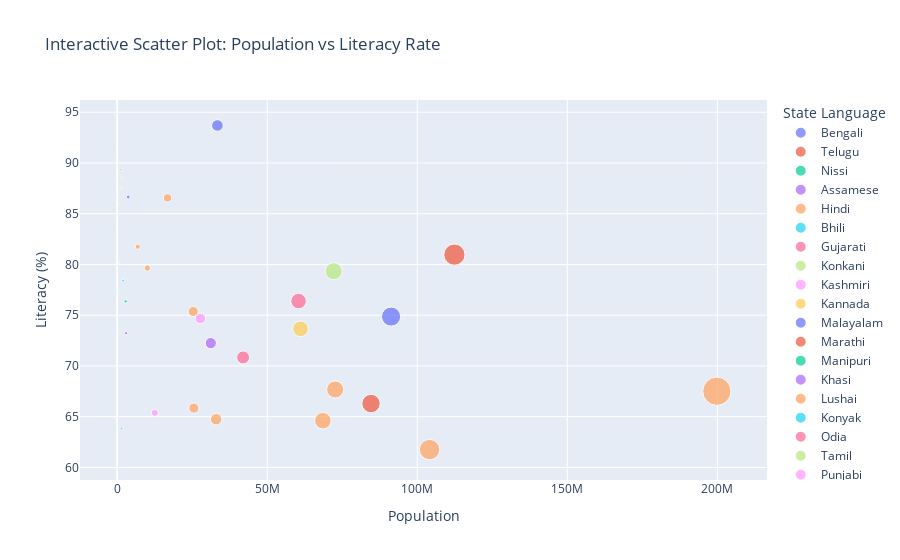

The notebook cell this image was saved under:
### Markdown cell above
#### **Scatterplot**
- This scatterplot explores the association between a State's population size and its' literacy rate.
- There is no linear relation that can be observed between the population size and literacy rate, indicative of a wide variability.
- Bihar and Uttar Pradesh, both Hindi-speaking states, cluster at the lower end of literacy rates despite large populations.
- Kerala, a Malayalam-speaking state, stands out with a high literacy rate despite having a relatively smaller population.
- Variability among Hindi-speaking states further suggests that other factors like infrastructure, governance at a state level etc. play a significant role.

### Code cell
import plotly.express as px

fig = px.scatter(
    literacy_and_language_df,
    x="State Population",
    y="Literacy",
    size="State Population",
    color="State Language",
    hover_name="State",
    title="Interactive Scatter Plot: Population vs Literacy Rate",
    labels={"State Population": "Population", "Literacy": "Literacy (%)"}
)

fig.show()

### Figure 1 — Plotly figure (JSON) as saved in the notebook; plotly's stock layout.template omitted (floating-point values rounded to 4 significant figures)
{"data": [{"hovertemplate": "<b>%{hovertext}</b><br><br>State Language=Bengali<br>Population=%{marker.size}<br>Literacy (%)=%{y}<extra></extra>", "hovertext": ["andaman and nicobar islands", "tripura", "west bengal"], "legendgroup": "Bengali", "marker": {"color": "#636efa", "size": [380581, 3673917, 91276115], "sizemode": "area", "sizeref": 499500.0, "symbol": "circle"}, "mode": "markers", "name": "Bengali", "orientation": "v", "showlegend": true, "type": "scatter", "x": [380581, 3673917, 91276115], "xaxis": "x", "y": [83.7, 86.64, 74.86], "yaxis": "y"}, {"hovertemplate": "<b>%{hovertext}</b><br><br>State Language=Telugu<br>Population=%{marker.size}<br>Literacy (%)=%{y}<extra></extra>", "hovertext": ["andhra pradesh"], "legendgroup": "Telugu", "marker": {"color": "#EF553B", "size": [84580777], "sizemode": "area", "sizeref": 499500.0, "symbol": "circle"}, "mode": "markers", "name": "Telugu", "orientation": "v", "showlegend": true, "type": "scatter", "x": [84580777], "xaxis": "x", "y": [66.29], "yaxis": "y"}, {"hovertemplate": "<b>%{hovertext}</b><br><br>State Language=Nissi<br>Population=%{marker.size}<br>Literacy (%)=%{y}<extra></extra>", "hovertext": ["arunachal pradesh"], "legendgroup": "Nissi", "marker": {"color": "#00cc96", "size": [1383727], "sizemode": "area", "sizeref": 499500.0, "symbol": "circle"}, "mode": "markers", "name": "Nissi", "orientation": "v", "showlegend": true, "type": "scatter", "x": [1383727], "xaxis": "x", "y": [63.86], "yaxis": "y"}, {"hovertemplate": "<b>%{hovertext}</b><br><br>State Language=Assamese<br>Population=%{marker.size}<br>Literacy (%)=%{y}<extra></extra>", "hovertext": ["assam"], "legendgroup": "Assamese", "marker": {"color": "#ab63fa", "size": [31205576], "sizemode": "area", "sizeref": 499500.0, "symbol": "circle"}, "mode": "markers", "name": "Assamese", "orientation": "v", "showlegend": true, "type": "scatter", "x": [31205576], "xaxis": "x", "y": [72.25], "yaxis": "y"}, {"hovertemplate": "<b>%{hovertext}</b><br><br>State Language=Hindi<br>Population=%{marker.size}<br>Literacy (%)=%{y}<extra></extra>", "hovertext": ["bihar", "chandigarh", "chhattisgarh", "haryana", "himachal pradesh", "jharkhand", "madhya pradesh", "delhi", "rajasthan", "uttar pradesh", "uttarakhand"], "legendgroup": "Hindi", "marker": {"color": "#FFA15A", "size": [104099452, 1055450, 25545198, 25351462, 6864602, 32988134, 72626809, 16787941, 68548437, 199812341, 10086292], "sizemode": "area", "sizeref": 499500.0, "symbol": "circle"}, "mode": "markers", "name": "Hindi", "orientation": "v", "showlegend": true, "type": "scatter", "x": [104099452, 1055450, 25545198, 25351462, 6864602, 32988134, 72626809, 16787941, 68548437, 199812341, 10086292], "xaxis": "x", "y": [61.76, 86.05, 65.84, 75.36, 81.75, 64.74, 67.68, 86.56, 64.6, 67.5, 79.64], "yaxis": "y"}, {"hovertemplate": "<b>%{hovertext}</b><br><br>State Language=Bhili<br>Population=%{marker.size}<br>Literacy (%)=%{y}<extra></extra>", "hovertext": ["dadra and nagar haveli"], "legendgroup": "Bhili", "marker": {"color": "#19d3f3", "size": [343709], "sizemode": "area", "sizeref": 499500.0, "symbol": "circle"}, "mode": "markers", "name": "Bhili", "orientation": "v", "showlegend": true, "type": "scatter", "x": [343709], "xaxis": "x", "y": [76.24], "yaxis": "y"}, {"hovertemplate": "<b>%{hovertext}</b><br><br>State Language=Gujarati<br>Population=%{marker.size}<br>Literacy (%)=%{y}<extra></extra>", "hovertext": ["daman and diu", "gujarat"], "legendgroup": "Gujarati", "marker": {"color": "#FF6692", "size": [243247, 60439692], "sizemode": "area", "sizeref": 499500.0, "symbol": "circle"}, "mode": "markers", "name": "Gujarati", "orientation": "v", "showlegend": true, "type": "scatter", "x": [243247, 60439692], "xaxis": "x", "y": [85.76, 76.39], "yaxis": "y"}, {"hovertemplate": "<b>%{hovertext}</b><br><br>State Language=Konkani<br>Population=%{marker.size}<br>Literacy (%)=%{y}<extra></extra>", "hovertext": ["goa"], "legendgroup": "Konkani", "marker": {"color": "#B6E880", "size": [1458545], "sizemode": "area", "sizeref": 499500.0, "symbol": "circle"}, "mode": "markers", "name": "Konkani", "orientation": "v", "showlegend": true, "type": "scatter", "x": [1458545], "xaxis": "x", "y": [88.58], "yaxis": "y"}, {"hovertemplate": "<b>%{hovertext}</b><br><br>State Language=Kashmiri<br>Population=%{marker.size}<br>Literacy (%)=%{y}<extra></extra>", "hovertext": ["jammu and kashmir"], "legendgroup": "Kashmiri", "marker": {"color": "#FF97FF", "size": [12541302], "sizemode": "area", "sizeref": 499500.0, "symbol": "circle"}, "mode": "markers", "name": "Kashmiri", "orientation": "v", "showlegend": true, "type": "scatter", "x": [12541302], "xaxis": "x", "y": [65.38], "yaxis": "y"}, {"hovertemplate": "<b>%{hovertext}</b><br><br>State Language=Kannada<br>Population=%{marker.size}<br>Literacy (%)=%{y}<extra></extra>", "hovertext": ["karnataka"], "legendgroup": "Kannada", "marker": {"color": "#FECB52", "size": [61095297], "sizemode": "area", "sizeref": 499500.0, "symbol": "circle"}, "mode": "markers", "name": "Kannada", "orientation": "v", "showlegend": true, "type": "scatter", "x": [61095297], "xaxis": "x", "y": [73.66], "yaxis": "y"}, {"hovertemplate": "<b>%{hovertext}</b><br><br>State Language=Malayalam<br>Population=%{marker.size}<br>Literacy (%)=%{y}<extra></extra>", "hovertext": ["kerala", "lakshadweep"], "legendgroup": "Malayalam", "marker": {"color": "#636efa", "size": [33406061, 64473], "sizemode": "area", "sizeref": 499500.0, "symbol": "circle"}, "mode": "markers", "name": "Malayalam", "orientation": "v", "showlegend": true, "type": "scatter", "x": [33406061, 64473], "xaxis": "x", "y": [93.7, 91.85], "yaxis": "y"}, {"hovertemplate": "<b>%{hovertext}</b><br><br>State Language=Marathi<br>Population=%{marker.size}<br>Literacy (%)=%{y}<extra></extra>", "hovertext": ["maharashtra"], "legendgroup": "Marathi", "marker": {"color": "#EF553B", "size": [112374333], "sizemode": "area", "sizeref": 499500.0, "symbol": "circle"}, "mode": "markers", "name": "Marathi", "orientation": "v", "showlegend": true, "type": "scatter", "x": [112374333], "xaxis": "x", "y": [80.97], "yaxis": "y"}, {"hovertemplate": "<b>%{hovertext}</b><br><br>State Language=Manipuri<br>Population=%{marker.size}<br>Literacy (%)=%{y}<extra></extra>", "hovertext": ["manipur"], "legendgroup": "Manipuri", "marker": {"color": "#00cc96", "size": [2855794], "sizemode": "area", "sizeref": 499500.0, "symbol": "circle"}, "mode": "markers", "name": "Manipuri", "orientation": "v", "showlegend": true, "type": "scatter", "x": [2855794], "xaxis": "x", "y": [76.36], "yaxis": "y"}, {"hovertemplate": "<b>%{hovertext}</b><br><br>State Language=Khasi<br>Population=%{marker.size}<br>Literacy (%)=%{y}<extra></extra>", "hovertext": ["meghalaya"], "legendgroup": "Khasi", "marker": {"color": "#ab63fa", "size": [2966889], "sizemode": "area", "sizeref": 499500.0, "symbol": "circle"}, "mode": "markers", "name": "Khasi", "orientation": "v", "showlegend": true, "type": "scatter", "x": [2966889], "xaxis": "x", "y": [73.23], "yaxis": "y"}, {"hovertemplate": "<b>%{hovertext}</b><br><br>State Language=Lushai<br>Population=%{marker.size}<br>Literacy (%)=%{y}<extra></extra>", "hovertext": ["mizoram"], "legendgroup": "Lushai", "marker": {"color": "#FFA15A", "size": [1097206], "sizemode": "area", "sizeref": 499500.0, "symbol": "circle"}, "mode": "markers", "name": "Lushai", "orientation": "v", "showlegend": true, "type": "scatter", "x": [1097206], "xaxis": "x", "y": [89.36], "yaxis": "y"}, {"hovertemplate": "<b>%{hovertext}</b><br><br>State Language=Konyak<br>Population=%{marker.size}<br>Literacy (%)=%{y}<extra></extra>", "hovertext": ["nagaland"], "legendgroup": "Konyak", "marker": {"color": "#19d3f3", "size": [1978502], "sizemode": "area", "sizeref": 499500.0, "symbol": "circle"}, "mode": "markers", "name": "Konyak", "orientation": "v", "showlegend": true, "type": "scatter", "x": [1978502], "xaxis": "x", "y": [78.4], "yaxis": "y"}, {"hovertemplate": "<b>%{hovertext}</b><br><br>State Language=Odia<br>Population=%{marker.size}<br>Literacy (%)=%{y}<extra></extra>", "hovertext": ["orissa"], "legendgroup": "Odia", "marker": {"color": "#FF6692", "size": [41974218], "sizemode": "area", "sizeref": 499500.0, "symbol": "circle"}, "mode": "markers", "name": "Odia", "orientation": "v", "showlegend": true, "type": "scatter", "x": [41974218], "xaxis": "x", "y": [70.84], "yaxis": "y"}, {"hovertemplate": "<b>%{hovertext}</b><br><br>State Language=Tamil<br>Population=%{marker.size}<br>Literacy (%)=%{y}<extra></extra>", "hovertext": ["puducherry", "tamil nadu"], "legendgroup": "Tamil", "marker": {"color": "#B6E880", "size": [1247953, 72147030], "sizemode": "area", "sizeref": 499500.0, "symbol": "circle"}, "mode": "markers", "name": "Tamil", "orientation": "v", "showlegend": true, "type": "scatter", "x": [1247953, 72147030], "xaxis": "x", "y": [87.46, 79.34], "yaxis": "y"}, {"hovertemplate": "<b>%{hovertext}</b><br><br>State Language=Punjabi<br>Population=%{marker.size}<br>Literacy (%)=%{y}<extra></extra>", "hovertext": ["punjab"], "legendgroup": "Punjabi", "marker": {"color": "#FF97FF", "size": [27743338], "sizemode": "area", "sizeref": 499500.0, "symbol": "circle"}, "mode": "markers", "name": "Punjabi", "orientation": "v", "showlegend": true, "type": "scatter", "x": [27743338], "xaxis": "x", "y": [74.68], "yaxis": "y"}, {"hovertemplate": "<b>%{hovertext}</b><br><br>State Language=Nepali<br>Population=%{marker.size}<br>Literacy (%)=%{y}<extra></extra>", "hovertext": ["sikkim"], "legendgroup": "Nepali", "marker": {"color": "#FECB52", "size": [610577], "sizemode": "area", "sizeref": 499500.0, "symbol": "circle"}, "mode": "markers", "name": "Nepali", "orientation": "v", "showlegend": true, "type": "scatter", "x": [610577], "xaxis": "x", "y": [80.17], "yaxis": "y"}], "layout": {"legend": {"itemsizing": "constant", "title": {"text": "State Language"}, "tracegroupgap": 0}, "title": {"text": "Interactive Scatter Plot: Population vs Literacy Rate"}, "xaxis": {"anchor": "y", "domain": [0, 1], "title": {"text": "Population"}}, "yaxis": {"anchor": "x", "domain": [0, 1], "title": {"text": "Literacy (%)"}}}}
